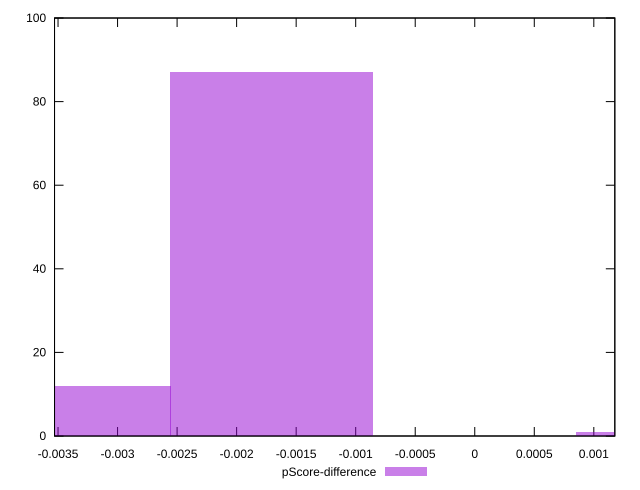

This chart was generated by the following gnuplot code:
reset

$pScoreDifference <<EOF
-0.0017035712227382236 87
-0.003407142445476447 12
0.0017035712227382236 1
EOF

set key outside below
set boxwidth 0.0017035712227382236
set xrange [-0.003529411764705892:0.0011764705882352788]
set yrange [0:100]
set trange [0:100]
set style fill transparent solid 0.5 noborder
set terminal svg size 640, 490 enhanced background rgb 'white'
set output "reports/report_00033_2021-03-01T14-23-16.841Z/unused-javascript/samples/astro-inner/pScore-difference/histogram.svg"

plot $pScoreDifference title "pScore-difference" with boxes

reset
